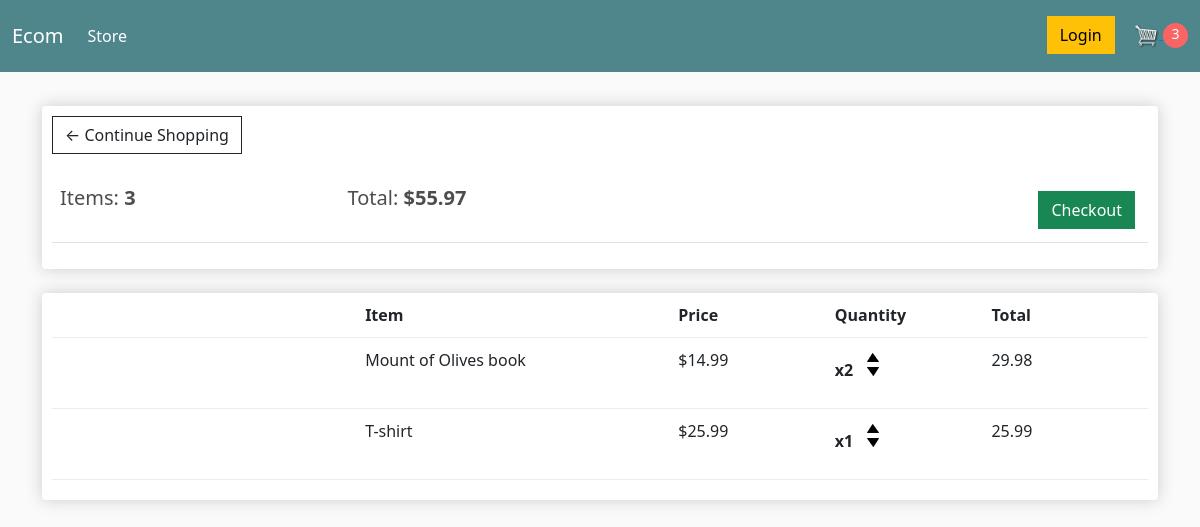
The app's page /cart/ (signed in), older data.
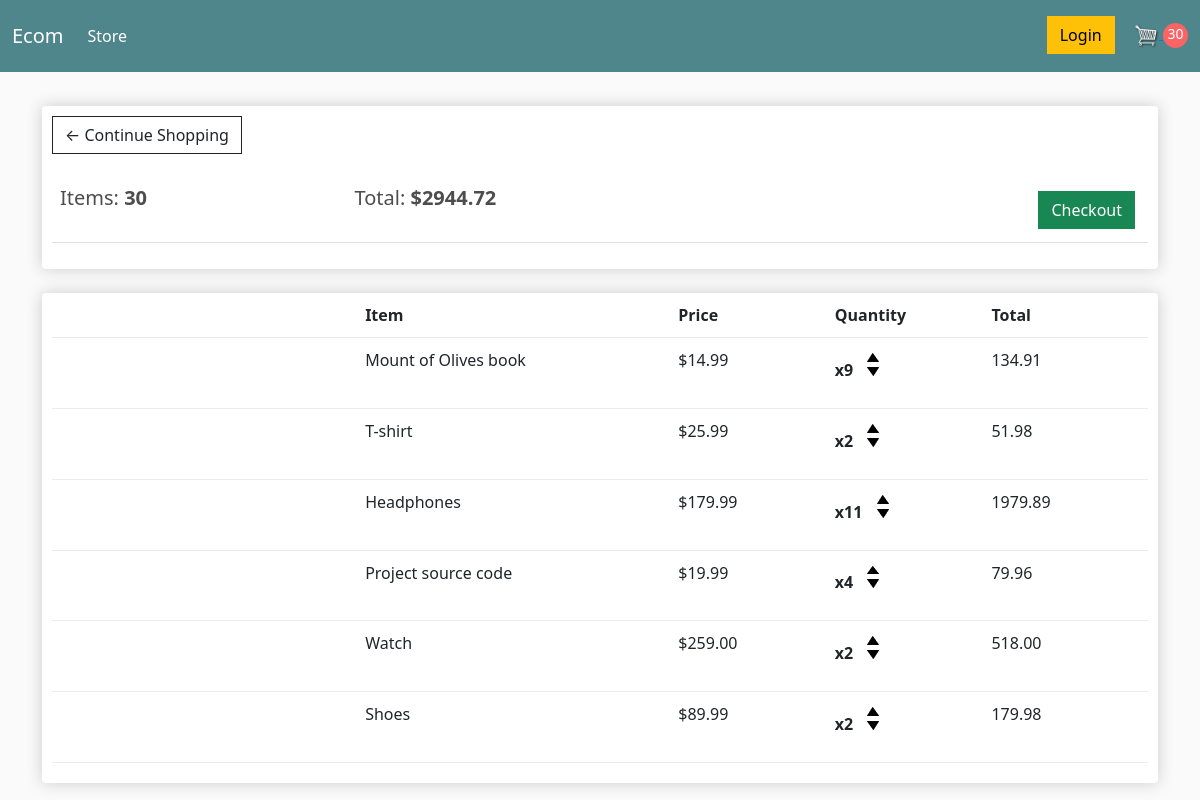
The same page, newer data.
### store/models.py (models this page shows, shortened)
class Order(models.Model):
    customer = models.ForeignKey(
        Customer, on_delete=models.SET_NULL, null=True, blank=True
    )
    date_ordered = models.DateTimeField(auto_now_add=True)
    complete = models.BooleanField(default=False)
    transaction_id = models.CharField(max_length=200, null=True)
    @property
    def get_cart_total(self):
        orderitems = self.orderitem_set.all()
        total = sum([item.get_total for item in orderitems])
        return total
    @property
    def get_cart_items(self):
        orderitems = self.orderitem_set.all()
        total = sum([item.quantity for item in orderitems])
        return total

class OrderItem(models.Model):
    product = models.ForeignKey(
        Product, on_delete=models.SET_NULL, null=True, blank=True
    )
    order = models.ForeignKey(Order, on_delete=models.SET_NULL, null=True, blank=True)
    quantity = models.IntegerField(default=0, null=True, blank=True)
    date_added = models.DateTimeField(auto_now_add=True)
    @property
    def get_total(self):
        total = self.product.price * self.quantity
        return total

class Product(models.Model):
    name = models.CharField(max_length=200)
    price = models.FloatField()
    digital = models.BooleanField(default=False, null=True, blank=True)
    image = models.ImageField(null=True, blank=True)

### store/views.py (the view)
# urls.py: path("cart/", views.cart, name="cart"),
def cart(request):
    data = cartData(request)
    cartItems = data["cartItems"]
    order = data["order"]
    items = data["items"]
    context = {"items": items, "order": order, "cartItems": cartItems}
    return render(request, "store/cart.html", context)

### store/utils.py (called while the page is built)
def cartData(request):
    if request.user.is_authenticated:
        customer = request.user.customer
        order, created = Order.objects.get_or_create(customer=customer, complete=False)
        items = order.orderitem_set.all()
        cartItems = order.get_cart_items
    else:
        cookieData = cookieCart(request)
        cartItems = cookieData["cartItems"]
        order = cookieData["order"]
        items = cookieData["items"]
    return {"items": items, "order": order, 'cartItems': cartItems}

### store/templates/store/cart.html
{% extends 'store/main.html' %}
{% load static %}
{% block content %}
    <div class="row">
        <div class="col-lg-12">
            <div class="box-element">
                <a  class="btn btn-outline-dark" href="{% url 'store' %}">&#x2190; Continue Shopping</a>
                <br>
                <br>
                <table class="table">
                    <tr>
                        <th><h5>Items: <strong>{{ order.get_cart_items }}</strong></h5></th>
                        <th><h5>Total:<strong> ${{ order.get_cart_total|floatformat:2 }}</strong></h5></th>
                        <th>
                            <a  style="float:right; margin:5px;" class="btn btn-success"
                                href="{% url 'checkout' %}">Checkout</a>
                        </th>
                    </tr>
                </table>
            </div>
            <br>
            <div class="box-element">
                <div class="cart-row">
                <div style="flex:2"></div>
                <div style="flex:2"><strong>Item</strong></div>
                <div style="flex:1"><strong>Price</strong></div>
                <div style="flex:1"><strong>Quantity</strong></div>
                <div style="flex:1"><strong>Total</strong></div>
            </div>
            {% for item in items %}
                <div class="cart-row">
                    <div style="flex:2"><img class="row-image" src="{{ item.product.image_url }}"></div>
                    <div style="flex:2"><p>{{ item.product.name }}</p></div>
                    <div style="flex:1"><p>${{ item.product.price|floatformat:2 }}</p></div>
                    <div style="flex:1">
                        <p class="quantity">x{{ item.quantity }}</p>
                        <div class="quantity">
                            <img class="chg-quantity cart-ops" data-product="{{ item.product.id }}"
                                data-action="add" src="{% static  'images/arrow-up.png' %}">
                            <img class="chg-quantity cart-ops" data-product="{{ item.product.id }}"
                                data-action="remove" src="{% static  'images/arrow-down.png' %}">
                        </div>
                    </div>
                    <div style="flex:1"><p>{{ item.get_total|floatformat:2 }}</p></div>
                </div>
            {% endfor %}
        </div>
    </div>
{% endblock content %}

### store/templates/store/main.html (shortened to what this page needs)
{% load static %}
<!DOCTYPE html>
<html lang="en">
<head>
    <link href="https://cdn.jsdelivr.net/npm/bootstrap@5.1.3/dist/css/bootstrap.min.css"
        rel="stylesheet"
>
    <link rel="stylesheet" type="text/css" href="{% static 'css/main.css' %}">
</head>
<body>
    <nav class="navbar navbar-expand-lg navbar-dark bg-dark">
        <div class="container-fluid">
            <a class="navbar-brand" href="{% url 'store' %}">Ecom</a>
            <div class="collapse navbar-collapse" id="navbarSupportedContent">
                <ul class="navbar-nav me-auto mb-2 mb-lg-0">
                    <li class="nav-item">
                        <a class="nav-link active" href="{% url 'store' %}">Store</a>
                    </li>
                </ul>
                <div class="mt-2">
                    <a href="#" class="btn btn-warning">Login</a>
                    <a href="{% url 'cart' %}">
                        <img id="cart-icon" src="{% static 'images/cart.png' %}">
                    </a>
                    <p id="cart-total">{{ cartItems }}</p>
                </div>
            </div>
        </div>
    </nav>
    <div class="container">
        <br>
        {% block content %}
        {% endblock content %}
    </div>
</body>
</html>

### ecommerce/static/css/main.css (style rules this page uses)
body { background-color: hsl(0, 0%, 98%); }
h1, h2, h3, h4, h5, h6 { color: hsl(0, 0%, 30%); }
.box-element { box-shadow: hsl(0, 0%, 80%) 0 0 16px; background-color: #fff; border-radius: 4px; padding: 10px; }
.bg-dark { background-color: #4f868c!important; }
#cart-icon { width: 25px; display: inline-block; margin-left: 15px; }
#cart-total { display: inline-block; text-align: center; color: #fff; background-color: #fb6464; width: 25px; height: 25px; border-radius: 50%; font-size: 14px; }
.col-lg-4, .col-lg-6, .col-lg-8, .col-lg-12 { margin-top: 10px; }
.btn { border-radius: 0; }
.cart-row { display: flex; align-items: flex-stretch; padding-bottom: 10px; margin-bottom: 10px; border-bottom: 1px solid #ececec; }
.quantity { display: inline-block; font-weight: 700; padding-right: 10px; }
.chg-quantity { width: 12px; cursor: pointer; display: block; margin-top: 5px; transition: .1s; }

Row changes from the older to the newer data that the page shows:
changed through a linked row, Order: get_cart_items "3" → "30"; get_cart_total "55.97" → "2944.72"
changed OrderItem "Mount of Olives book": quantity "2" → "9"; get_total "29.98" → "134.91"
changed OrderItem "T-shirt": quantity "1" → "2"; get_total "25.99" → "51.98"
added OrderItem: product.name "Headphones", product.price "179.99", quantity "11", get_total "1979.89"
added OrderItem: product.name "Project source code", product.price "19.99", quantity "4", get_total "79.96"
added OrderItem: product.name "Watch", product.price "259.00", quantity "2", get_total "518.00"
added OrderItem: product.name "Shoes", product.price "89.99", quantity "2", get_total "179.98"
Text that changed along with them:
{{ cartItems }}: "3" → "30"
